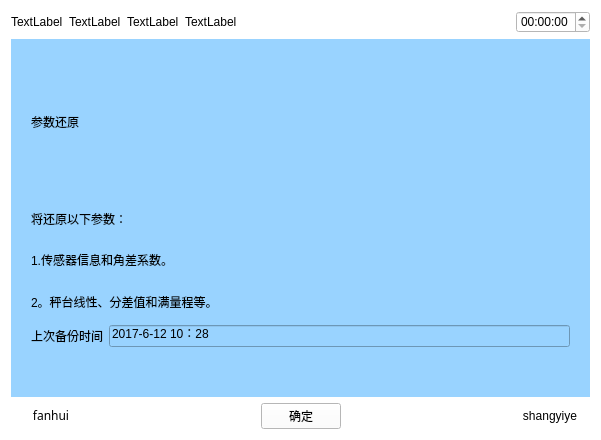
<?xml version="1.0" encoding="UTF-8"?>
<ui version="4.0">
 <class>Canshuhuanyuan</class>
 <widget class="QWidget" name="Canshuhuanyuan">
  <property name="geometry">
   <rect>
    <x>0</x>
    <y>0</y>
    <width>601</width>
    <height>440</height>
   </rect>
  </property>
  <property name="windowTitle">
   <string>Form</string>
  </property>
  <property name="styleSheet">
   <string notr="true">background-color: rgb(255, 255, 255);</string>
  </property>
  <layout class="QVBoxLayout" name="verticalLayout_3" stretch="1,5,1">
   <item>
    <layout class="QHBoxLayout" name="horizontalLayout_5">
     <item>
      <widget class="QLabel" name="label_14">
       <property name="text">
        <string>TextLabel</string>
       </property>
      </widget>
     </item>
     <item>
      <widget class="QLabel" name="label_15">
       <property name="text">
        <string>TextLabel</string>
       </property>
      </widget>
     </item>
     <item>
      <widget class="QLabel" name="label_16">
       <property name="text">
        <string>TextLabel</string>
       </property>
      </widget>
     </item>
     <item>
      <widget class="QLabel" name="label_17">
       <property name="text">
        <string>TextLabel</string>
       </property>
      </widget>
     </item>
     <item>
      <spacer name="horizontalSpacer_4">
       <property name="orientation">
        <enum>Qt::Horizontal</enum>
       </property>
       <property name="sizeHint" stdset="0">
        <size>
         <width>40</width>
         <height>20</height>
        </size>
       </property>
      </spacer>
     </item>
     <item>
      <widget class="QTimeEdit" name="timeEdit_2"/>
     </item>
    </layout>
   </item>
   <item>
    <widget class="QWidget" name="widget" native="true">
     <property name="sizePolicy">
      <sizepolicy hsizetype="Preferred" vsizetype="Preferred">
       <horstretch>0</horstretch>
       <verstretch>0</verstretch>
      </sizepolicy>
     </property>
     <property name="contextMenuPolicy">
      <enum>Qt::DefaultContextMenu</enum>
     </property>
     <property name="styleSheet">
      <string notr="true">background-color: rgb(153, 211, 255);</string>
     </property>
     <layout class="QGridLayout" name="gridLayout">
      <property name="leftMargin">
       <number>20</number>
      </property>
      <property name="rightMargin">
       <number>20</number>
      </property>
      <property name="bottomMargin">
       <number>50</number>
      </property>
      <item row="0" column="0">
       <layout class="QVBoxLayout" name="verticalLayout_2">
        <item>
         <widget class="QLabel" name="label">
          <property name="text">
           <string>参数还原</string>
          </property>
         </widget>
        </item>
        <item>
         <layout class="QVBoxLayout" name="verticalLayout">
          <item>
           <widget class="QLabel" name="label_2">
            <property name="text">
             <string>将还原以下参数：</string>
            </property>
           </widget>
          </item>
          <item>
           <widget class="QLabel" name="label_3">
            <property name="text">
             <string>1.传感器信息和角差系数。</string>
            </property>
           </widget>
          </item>
          <item>
           <widget class="QLabel" name="label_4">
            <property name="text">
             <string>2。秤台线性、分差值和满量程等。</string>
            </property>
           </widget>
          </item>
          <item>
           <layout class="QHBoxLayout" name="horizontalLayout">
            <item>
             <widget class="QLabel" name="label_5">
              <property name="text">
               <string>上次备份时间</string>
              </property>
             </widget>
            </item>
            <item>
             <widget class="QLineEdit" name="lineEdit">
              <property name="text">
               <string>2017-6-12 10：28</string>
              </property>
             </widget>
            </item>
           </layout>
          </item>
         </layout>
        </item>
       </layout>
      </item>
     </layout>
    </widget>
   </item>
   <item>
    <layout class="QHBoxLayout" name="horizontalLayout_2">
     <item>
      <widget class="QPushButton" name="returnIndex">
       <property name="font">
        <font>
         <family>AR PL UMing TW MBE</family>
        </font>
       </property>
       <property name="text">
        <string>fanhui</string>
       </property>
       <property name="flat">
        <bool>true</bool>
       </property>
      </widget>
     </item>
     <item>
      <spacer name="horizontalSpacer">
       <property name="orientation">
        <enum>Qt::Horizontal</enum>
       </property>
       <property name="sizeHint" stdset="0">
        <size>
         <width>40</width>
         <height>20</height>
        </size>
       </property>
      </spacer>
     </item>
     <item>
      <widget class="QPushButton" name="information">
       <property name="text">
        <string>确定</string>
       </property>
      </widget>
     </item>
     <item>
      <spacer name="horizontalSpacer_3">
       <property name="orientation">
        <enum>Qt::Horizontal</enum>
       </property>
       <property name="sizeHint" stdset="0">
        <size>
         <width>40</width>
         <height>20</height>
        </size>
       </property>
      </spacer>
     </item>
     <item>
      <widget class="QPushButton" name="returnPage">
       <property name="text">
        <string>shangyiye</string>
       </property>
       <property name="flat">
        <bool>true</bool>
       </property>
      </widget>
     </item>
    </layout>
   </item>
  </layout>
 </widget>
 <resources/>
 <connections/>
</ui>
